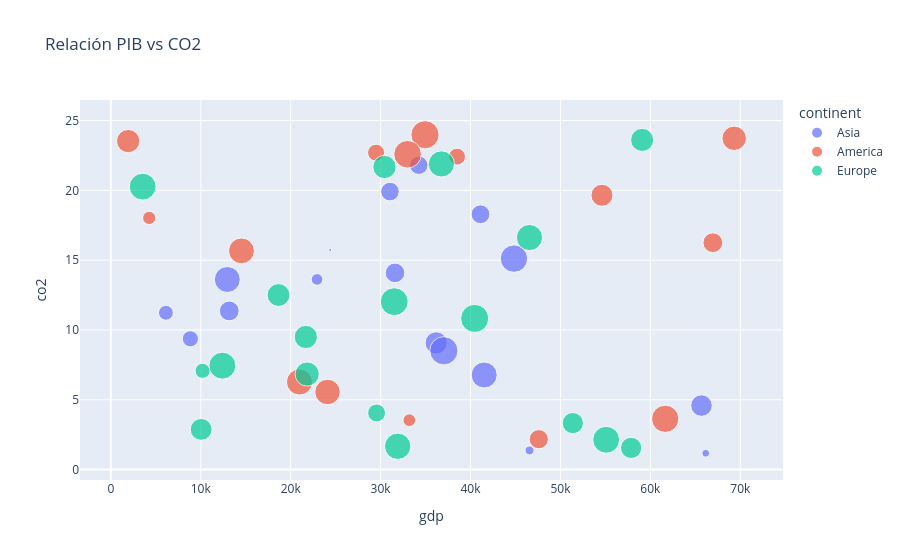

The code cell stored with this chart in its notebook:
### Markdown cell above
## 7. Scatter Plot

### Code cell
import pandas as pd
import numpy as np
import plotly.express as px

df = pd.DataFrame({
    "gdp": np.random.uniform(1000, 70000, 50),
    "co2": np.random.uniform(1, 25, 50),
    "population": np.random.uniform(1000000, 1000000000, 50),
    "continent": np.random.choice(
        ["Asia", "Europe", "America"],
        50
    )
})

fig = px.scatter(
    df,
    x="gdp",
    y="co2",
    size="population",
    color="continent",
    title="Relación PIB vs CO2"
)

fig.show()

### Figure 1 — Plotly figure (JSON) as saved in the notebook; plotly's stock layout.template omitted (floating-point values rounded to 4 significant figures)
{"data": [{"hovertemplate": "continent=Asia<br>gdp=%{x}<br>co2=%{y}<br>population=%{marker.size}<extra></extra>", "legendgroup": "Asia", "marker": {"color": "#636efa", "size": [436400000.0, 474200000.0, 608400000.0, 417200000.0, 837100000.0, 928400000.0, 272700000.0, 985600000.0, 323700000.0, 829000000.0, 572400000.0, 167200000.0, 75520000.0, 100400000.0, 484000000.0, 427900000.0, 11070000.0], "sizemode": "area", "sizeref": 2464000.0, "symbol": "circle"}, "mode": "markers", "name": "Asia", "orientation": "v", "showlegend": true, "type": "scatter", "x": [41110.0, 31610.0, 36180.0, 34250.0, 41520.0, 44830.0, 6126.0, 37040.0, 8845.0, 12950.0, 65690.0, 22940.0, 66160.0, 46570.0, 13170.0, 31040.0, 24400.0], "xaxis": "x", "y": [18.29, 14.09, 9.074, 21.8, 6.773, 15.11, 11.23, 8.508, 9.368, 13.62, 4.584, 13.62, 1.167, 1.372, 11.36, 19.91, 15.73], "yaxis": "y"}, {"hovertemplate": "continent=America<br>gdp=%{x}<br>co2=%{y}<br>population=%{marker.size}<extra></extra>", "legendgroup": "America", "marker": {"color": "#EF553B", "size": [824300000.0, 598000000.0, 215500000.0, 667900000.0, 977000000.0, 358200000.0, 737400000.0, 455300000.0, 840900000.0, 802200000.0, 483200000.0, 200600000.0, 351100000.0, 939400000.0, 923700000.0], "sizemode": "area", "sizeref": 2464000.0, "symbol": "circle"}, "mode": "markers", "name": "America", "orientation": "v", "showlegend": true, "type": "scatter", "x": [14530.0, 54620.0, 4266.0, 1927.0, 34940.0, 29500.0, 69320.0, 47590.0, 20980.0, 24100.0, 66950.0, 33200.0, 38500.0, 33000.0, 61650.0], "xaxis": "x", "y": [15.67, 19.65, 18.03, 23.53, 23.98, 22.7, 23.73, 2.175, 6.275, 5.555, 16.25, 3.537, 22.42, 22.59, 3.634], "yaxis": "y"}, {"hovertemplate": "continent=Europe<br>gdp=%{x}<br>co2=%{y}<br>population=%{marker.size}<extra></extra>", "legendgroup": "Europe", "marker": {"color": "#00cc96", "size": [279700000.0, 854800000.0, 396100000.0, 555900000.0, 975000000.0, 845600000.0, 721100000.0, 556600000.0, 645500000.0, 892800000.0, 590200000.0, 658500000.0, 845900000.0, 670500000.0, 666300000.0, 959800000.0, 889100000.0, 899300000.0], "sizemode": "area", "sizeref": 2464000.0, "symbol": "circle"}, "mode": "markers", "name": "Europe", "orientation": "v", "showlegend": true, "type": "scatter", "x": [10200.0, 31900.0, 29550.0, 51380.0, 40460.0, 46560.0, 21830.0, 57860.0, 18640.0, 55090.0, 10040.0, 59090.0, 36760.0, 30430.0, 21680.0, 31520.0, 3539.0, 12410.0], "xaxis": "x", "y": [7.071, 1.668, 4.055, 3.328, 10.83, 16.62, 6.842, 1.551, 12.5, 2.133, 2.877, 23.61, 21.89, 21.67, 9.495, 12.03, 20.27, 7.443], "yaxis": "y"}], "layout": {"legend": {"itemsizing": "constant", "title": {"text": "continent"}, "tracegroupgap": 0}, "title": {"text": "Relación PIB vs CO2"}, "xaxis": {"anchor": "y", "domain": [0, 1], "title": {"text": "gdp"}}, "yaxis": {"anchor": "x", "domain": [0, 1], "title": {"text": "co2"}}}}
